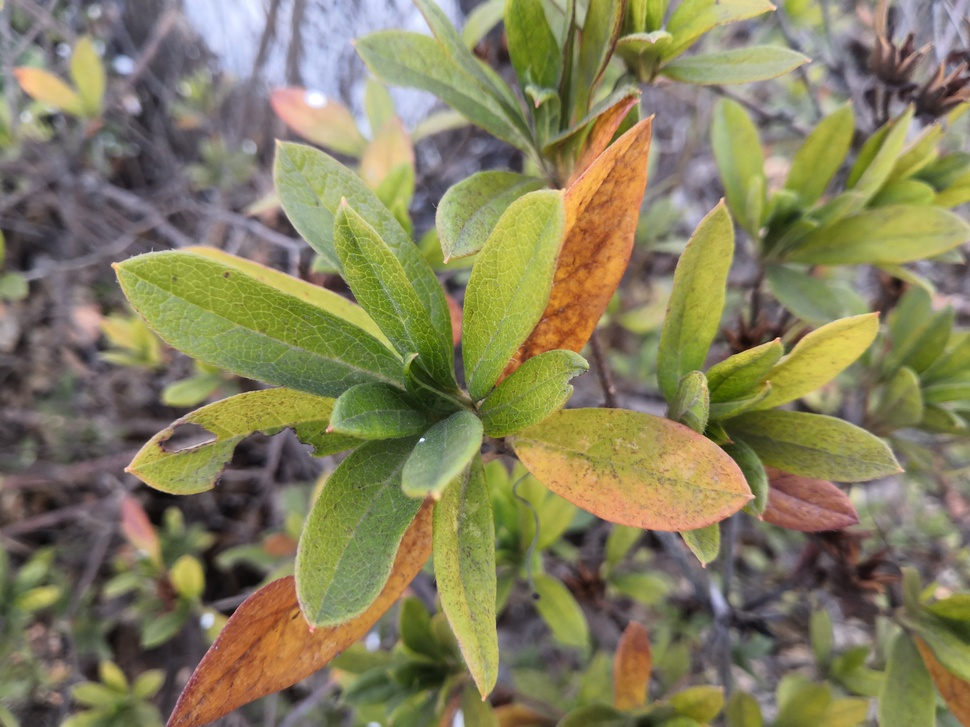
#> input picture water_and_fertilizer_CV/pyqt_project/最后完整的代码/dujuan_1.jpg, 970 x 727 px, shrunk from 4608 x 3456 before the run, found by its file name
$ jupyter execute '灰度变换.ipynb'
#> lines starting #> are read from the running program, lines starting #| are printed output that depends on the picture
## 灰度变换

https://baike.baidu.com/item/%E7%81%B0%E5%BA%A6%E5%8F%98%E6%8D%A2/20868243?fr=aladdin

### 定义

一般成像系统只具有一定的亮度响应范围，亮度的最大值与最小值之比称为对比度。

由于成像系统的限制，常出现对比度不足的弊病，使人眼观看图像时视觉效果很差。

灰度变换是指根据某种目标条件按一定变换关系**逐点改变源图像中每一个像素灰度值**的方法。

**目的是为了改善画质，使图像的显示效果更加清晰**。

图像的灰度变换处理是图像增强处理技术中的一种非常基础、直接的空间域图像处理方法，也是图像数字化软件和图像显示软件的一个重要组成部分。

从图像输入装置得到的图像数据，以从白到黑的不同灰度表示，各个像素与某一灰度值相对应。

假设源图像像素的灰度值D=f(x, y)，处理后图像像素的灰度值D’=g(x, y)，则灰度变换可表示为 ：g(x, y)=T [f(x, y)] ，

其中，**函数T(D)称为灰度变换函数，主要表示了输入灰度值和输出灰度值之间的转换关系**。

灰度变换主要针对独立的像素点进行处理，通过改变原始图像数据所占据的灰度范围而使图像在视觉上得到良好的改变。

如果选择的灰度变换函数不同，即使是同一图像也会得到不同的结果。

因此，选择灰度变换函数应该根据图像的性质和处理的目的来决定。选择的标准是经过灰度变换后，像素的动态范围增加，图像的对比度扩展，使图像变得更加清晰、细腻，容易识别。

采用灰度变换法对图像进行处理可以大大改善图像的视觉效果。

**灰度变换法可以分为线性变换和非线性变换**。

### 灰度线性变换

### 线性变换

在曝光度不足或过度的情况下，图像灰度可能会局限在一个很小的范围内。

这时在显示器上看到的将是一个模糊不清、没有灰度层次的图像。

用一个线性单值函数，对图像内的每一个像素做线性扩展，将有效地改善图像视觉效果。

假定源图像f(x, y)的灰度范围为[a, b]，希望变换后图像g(x, y)的灰度范围扩展至[c, d]，则线性变换可表示为

g(x,y)=(d-c)/(b-a)×(f(x,y)-a)+c

由此可见，对输入图像灰度做线性扩张或压缩，映射函数为一个直线方程，该线性灰度变换函数是一个一维线性函数，如右图所示。

若图像总的灰度级数为L，其中大部分像素的灰度级分布在[a，b]，小部分像素的灰度级超出了此区间，则可以在[a，b]区间内作线性变换，

超出此区间的灰度可以变换为常数或保持不变，见下式：

### 分段线性变换

增强图像对比度实际是增强图像中各部分之间的反差，往往通过增加图像中两个灰度值间的动态范围来实现，有时也称其为对比度拉伸。

为了突出感兴趣的灰度区间，相对抑制那些不感兴趣的灰度区间，可采用分段线性变换。

常用的三段线性变换如又图所示，L表示图像总的灰度级数，其数学表达式如下，[]

通过调整折线拐点的位置及控制分段直线的斜率，可对任一灰度区间进行扩展或压缩

### 非线性变换

当某图像的像素集中于中间灰度部分，而其他部分的像素很少时，如果只想仔细地分析图像的某一部分，也就是对图像的那部分增强，我们可以压缩像素少的部分，扩展像素数集中的部分。

典型的非线性变换函数有幂函数、对数函数、指数函数、阈值函数、多值量化函数、窗口函数等。

阈值函数、多值量化函数、窗口函数如右图所示[]，r和s分别为变换前后图像的灰度。

实际上它们都可以归为阈值函数，即把某个灰度范围映射为一个固定的灰度值，目的是为了突出感兴趣的区域。

### OpenCV--Python 图像增强（线性变换，直方图正规化，伽马变换，全局直方图均衡化，限制对比度的自适应直方图均衡化）

https://blog.csdn.net/m0_38007695/article/details/82718107?ops_request_misc=%25257B%252522request%25255Fid%252522%25253A%252522161017788916780269888163%252522%25252C%252522scm%252522%25253A%25252220140713.130102334.pc%25255Fall.%252522%25257D&request_id=161017788916780269888163&biz_id=0&utm_medium=distribute.pc_search_result.none-task-blog-2~all~first_rank_v2~hot_rank-4-82718107.first_rank_v2_pc_rank_v29&utm_term=opencv%20python%20%E7%81%B0%E5%BA%A6%E5%8F%98%E6%8D%A2

图像增强主要解决由于图像的灰度级范围较小造成的对比度较低的问题，目的就是**将输出图像的灰度级放大到指定的程度，使得图像中的细节看起来增加清晰**。

对比度增强有几种常用的方法，如**线性变换、分段线性变换、伽马变换、直方图正规化、直方图均衡化、局部自适应直方图均衡化**等。

### 1.灰度直方图

在讲解图像增强的方法之前先来认识一下灰度直方图，灰度直方图是图像灰度级的函数，用来描述每个灰度级在图像矩阵中的像素个数或者占有率。

接下来使用程序实现直方图：

[cell 1]
import cv2 as cv
import numpy as np
import matplotlib.pyplot as plt

def calcGrayHist(I):
    # 计算灰度直方图
    h, w = I.shape[:2]
    grayHist = np.zeros([256], np.uint64)
    for i in range(h):
        for j in range(w):
            grayHist[I[i][j]] += 1
    return grayHist

img = cv.imread("dujuan_1.jpg", 0)
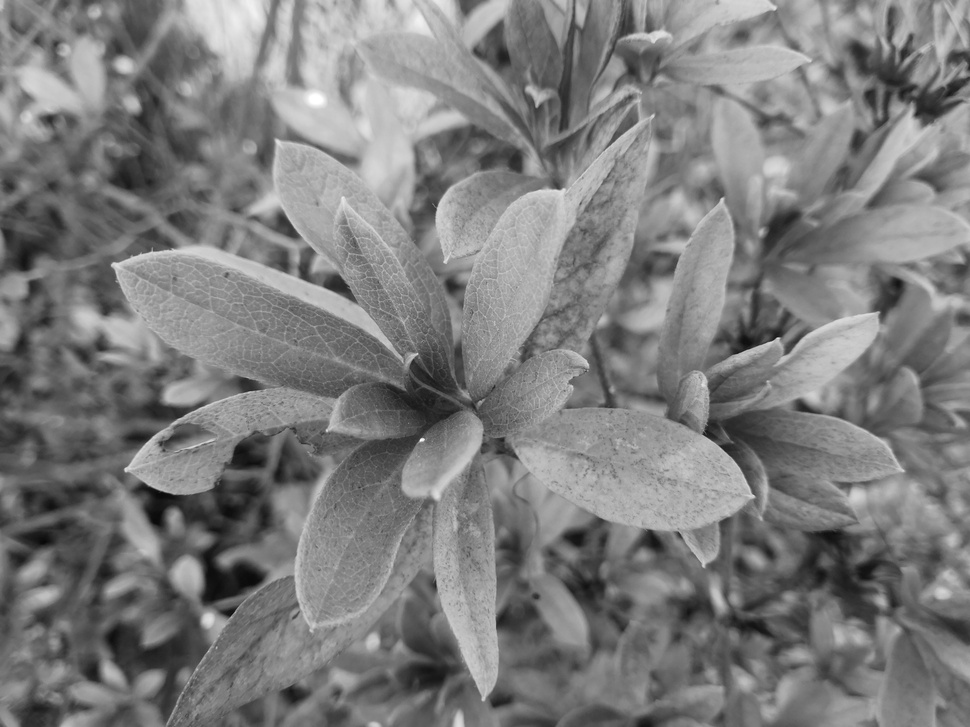
#> img: shape (727, 970); min 7, max 255, mean 125.1
grayHist = calcGrayHist(img)
#> grayHist = 256 values, max 6937 at index 120, min 0 at index 0, mean 2754.6
x = np.arange(256)
# 绘制灰度直方图
plt.plot(x, grayHist, 'r', linewidth=2, c='black')
plt.xlabel("gray Label")
plt.ylabel("number of pixels")
plt.show()
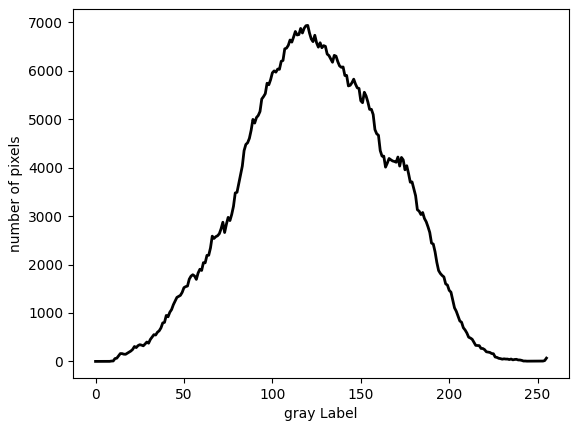
#> figure drawn by matplotlib, 1 panel; curve peaks at x = 120, y = 6937
# cv.imshow("img", img)
# cv.waitKey()

图像的对比度是通过灰度级范围来度量的，而灰度级范围可通过观察灰度直方图得到，灰度级范围越大代表对比度越高；

反之对比度越低，低对比度的图像在视觉上给人的感觉是看起来不够清晰，

所以通过算法调整图像的灰度值，从而调整图像的对比度是有必要的。

最简单的一种对比度增强的方法是通过灰度值的线性变换实现的。

### 2.线性变换

假设输入图像为I，宽为W，高为H，输出图像记为O，图像的线性变换可以用以下公式定义：

        O(r,c) = a * I(r,c) + b, 0<= r<H,0\<= c<W

    如下图所示，当a=1，b=0时，O为I的一个副本；

    如果a>1，则输出图像O的对比度比I有所增大；

    如果0<a<1，则O的对比度比I有所减小。

    而b值的改变，影响的是输出图像的亮度，

    当b>0时，亮度增加；

    当b<0时，亮度减小。下面代码实现：

[cell 2]
import numpy as np
a = np.array([[0, 200], [23, 4]], np.uint8)
b = 2 * a
print(b.dtype)
print(b)

在上面代码中，输入的是一个uint8类型的ndarray，用数字2乘以该数组，返回的ndarray的数据类型是uint8。

注意输出第0行第1列，200×2应该等于400，但是400超出了uint8的数据范围，Numpy是通过模运算归到uint8范围的，即400%256=144，从而转换成uint8类型。

如果将常数2改为2.0，虽然这个常数只是整型和浮点型的区别，但是结果却不一样。代码如下：

[cell 3]
import numpy as np
a = np.array([[0, 200], [23, 4]], np.uint8)
b = 2.0 * a
print(b.dtype)
print(b)

可以发现返回的ndarray的数据类型变成了float64，也就是说，相乘的常数是2和2.0会导致返回的ndarray的数据类型不一样，就会造成200×2的返回值是144，而200×2.0的值却是400；

而对8位图进行对比度增强来说，线性变换计算出的输出值可能要大于255，需要将这些值截断为255，而不是取模运算，所以不能简单地只是用“*”运算来实现线性变换。具体代码如下：

[cell 4]
import cv2 as cv
import numpy as np
import matplotlib.pyplot as plt

# 绘制直方图函数
def grayHist(img):
    h, w = img.shape[:2]
    pixelSequence = img.reshape([h * w, ])
    numberBins = 256
    histogram, bins, patch = plt.hist(pixelSequence, numberBins,
                                      facecolor='black', histtype='bar')
    plt.xlabel("gray label")
    plt.ylabel("number of pixels")
    plt.axis([0, 255, 0, np.max(histogram)])
    plt.show()

img = cv.imread("dujuan_1.jpg", 0)
out = 2.0 * img
# 进行数据截断，大于255的值截断为255
out[out > 255] = 255
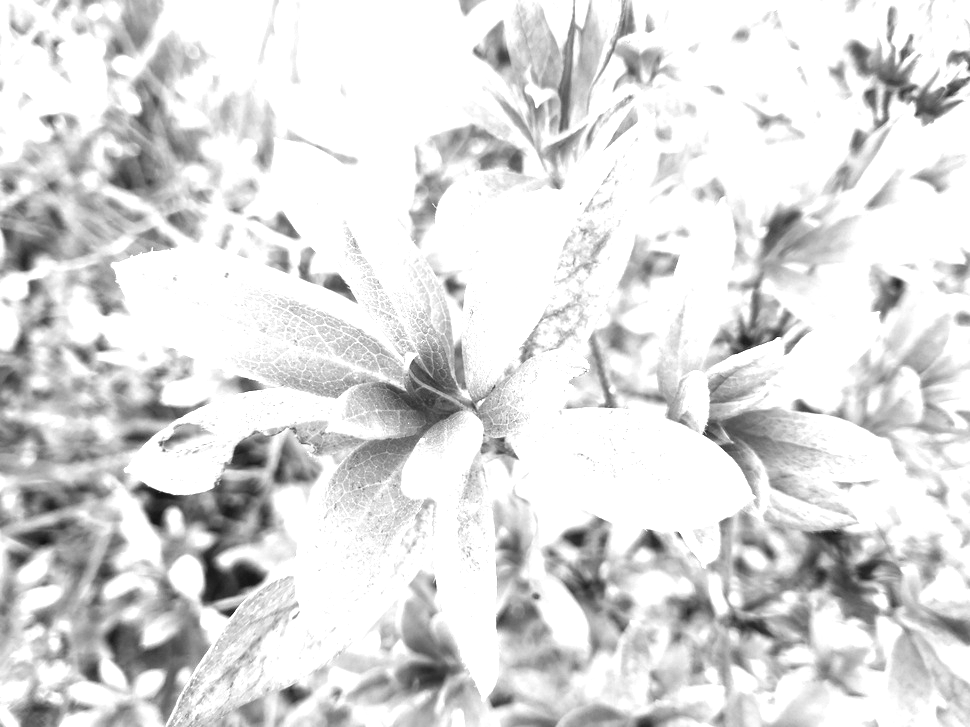
#> out: shape (727, 970) float64; min 14, max 255, mean 220.1
# 数据类型转换
out = np.around(out)
out = out.astype(np.uint8)
# 分别绘制处理前后的直方图
# grayHist(img)
# grayHist(out)

cv.namedWindow("dujuan_input", 0)

cv.resizeWindow("dujuan_input", 600, 600)

cv.namedWindow("dujuan_out", 0)

cv.resizeWindow("dujuan_out", 600, 600)

cv.imshow("dujuan_input", img)

cv.imshow("dujuan_out", out)

cv.waitKey()

以上线性变换是对整个灰度级范围使用了相同的参数，有的时候也需要针对不同灰度级范围进行不同的线性变换，

这就是常用的分段线性变换，经常用于降低较亮或较暗区域的对比度来增强灰度级处于中间范围的对比度，

或者压低中间灰度级处的对比度来增强较亮或者较暗区域的对比度。

从下图（a）的灰度直方图（b）可以看出，图像的灰度主要集中在 [100,150]之间，可以通过以下分段线性变换将主要的灰度级拉伸到[50,230]，结果如图（c）所示，对比度拉伸后显然比原图能够更加清晰地看到更多的细节。

【图见原文】

[cell 5]
img = cv.imread("dujuan_1.jpg", 0)
img = cv.resize(img, None, fx=0.3, fy=0.3)
#> img: shape (218, 291)
h, w = img.shape[:2]
#> h = 218; w = 291
out = np.zeros(img.shape, np.uint8)
for i in range(h):
    for j in range(w):
        pix = img[i][j]
        if pix < 50:
            out[i][j] = 0.5 * pix
        elif pix < 150:
            out[i][j] = 3.6 * pix - 310
        else:
            out[i][j] = 0.238 * pix + 194
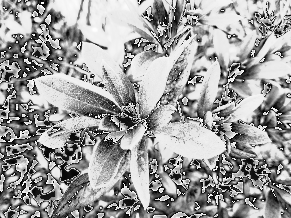
#> out: shape (218, 291); min 0, max 254, mean 157.4
        # 数据类型转换
out = np.around(out)
out = out.astype(np.uint8)
# grayHist(img)
# grayHist(out)

cv.namedWindow("dujuan_input", 0)

cv.resizeWindow("dujuan_input", 600, 600)

cv.namedWindow("dujuan_out", 0)

cv.resizeWindow("dujuan_out", 600, 600)

cv.imshow("dujuan_input", img)

cv.imshow("dujuan_out", out)


cv.waitKey()

线性变换的参数需要根据不同的应用及图像自身的信息进行合理的选择，可能需要进行多次测试，所以选择合适的参数是相当麻烦的。

直方图正规化就是基于当前图像情况自动选取a和b的值的方法，下面介绍这种方法。

### 3.直方图正规化

假设输入图像为I，宽为W，高为H，I(r,c)代表I的第r行第c列的灰度值，

将I中出现的最小灰度级记为I_{min}，最大灰度级记为I_{max}，

即I(r,c) 属于 [I_{min},I_{max}]，为使输出图像O的灰度级范围为 [O_{min},O_{max}]，I(r,c)和O(r,c)做以下映射关系：

O(r,c) = (O_{max}-O_{min})/(I_{max}-I_{min})×(I(r,c)-I_{min}) + O_{min},  0<=r<H,0\<=c<W

这个过程就是直方图正规化，直方图正规化是一种自动选取a和b的值的线性变换方法，其中

a = (O_{max}-O_{min})/(I_{max}-I_{min}),b=O_{min}-(O_{max}-O_{min})/(I_{max}-I_{min})×I_{min}

下面使用Python代码实现直方图正规化：

[cell 6]
import cv2 as cv

import numpy as np

img = cv.imread("dujuan_1.jpg", 0)
# 计算原图中出现的最小灰度级和最大灰度级
# 使用函数计算
Imin, Imax = cv.minMaxLoc(img)[:2]
#> Imin = 7; Imax = 255
# 使用numpy计算
# Imax = np.max(img)
# Imin = np.min(img)
Omin, Omax = 0, 255
# 计算a和b的值
a = float(Omax - Omin) / (Imax - Imin)
#> a = 1.03
b = Omin - a * Imin
#> b = -7.2
out = a * img + b
#> out: shape (727, 970) float64
out = out.astype(np.uint8)

cv.namedWindow("dujuan_input", 0)

cv.resizeWindow("dujuan_input", 600, 600)

cv.namedWindow("dujuan_out", 0)

cv.resizeWindow("dujuan_out", 600, 600)

cv.imshow("dujuan_input", img)

cv.imshow("dujuan_out", out)

cv.waitKey()

代码中计算原图中出现的最小灰度级和最大灰度级可以使用OpenCV提供的函数

minVal, maxVal, minLoc, maxLoc  = cv.minMaxLoc(src[, mask])

返回值分别为：最小值，最大值，最小值的位置索引，最大值的位置索引。

正规化函数normalize: dst=cv.normalize(src, dst[, alpha[, beta[, norm_type[, dtype[, mask]]]]])

使用函数normalize对图像进行对比度增强时，经常令参数norm_type=NORM_MINMAX，此函数内部实现和咱们上边讲的计算方法是相同的，参数alpha相当于O_{max}，参数beta相当于O_{min}。

注意，使用normalize可以处理多通道矩阵，分别对每一个通道进行正规化操作。

使用该函数的代码如下，实现结果和上边是相同的：

[cell 7]
img = cv.imread("dujuan_1.jpg", 0)
out = np.zeros(img.shape, np.uint8)
cv.normalize(img, out, 255, 0, cv.NORM_MINMAX, cv.CV_8U)

cv.namedWindow("dujuan_input", 0)

cv.resizeWindow("dujuan_input", 600, 600)

# [7 lines of commented-out code are left out]

cv.waitKey()

### 4.伽马变换

假设输入图像为I，宽为W，高为H，首先将其灰度值归一化到[0,1]范围，对于8位图来说，除以255即可。

I(r,c)代表归一化后的第r行第c列的灰度值，输出图像记为O，伽马变换就是O(r,c) = I(r,c)^\gamma,0\leqslant r<H,0\leqslant c<W。当\gamma =1时，图像不变。

如果图像整体或者感兴趣区域较暗，则令0<\gamma <1可以增加图像对比度；

相反，如果图像整体或者感兴趣区域较亮，则令\gamma >1可以降低图像对比度。

图像的伽马变换实质上是对图像矩阵中的每一个值进行幂运算，Numpy提供的幂函数power实现了该功能，

代码实现如下：

[cell 8]
img = cv.imread("dujuan_1.jpg", 0)
# 图像归一化
fi = img / 255.0
# 伽马变换
gamma = 0.4
out = np.power(fi, gamma)
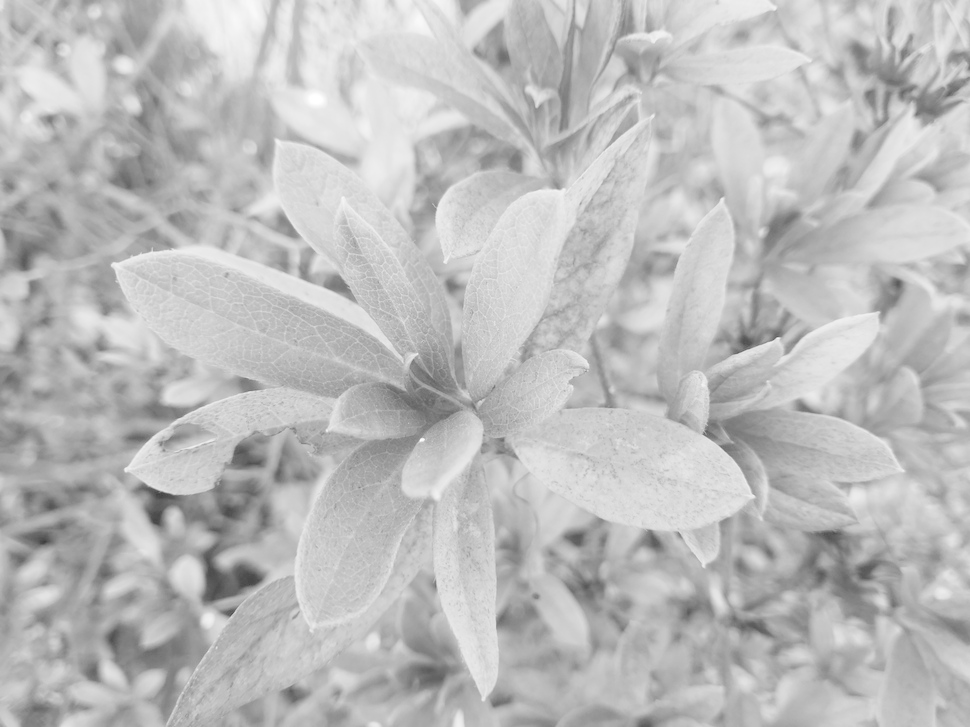
#> out: shape (727, 970) float64; min 0.237, max 1, mean 0.742

cv.namedWindow("dujuan_input", 0)

cv.resizeWindow("dujuan_input", 600, 600)

cv.namedWindow("dujuan_out", 0)

cv.resizeWindow("dujuan_out", 600, 600)

cv.imshow("dujuan_input", img)

cv.imshow("dujuan_out", out)
cv.waitKey()

伽马变换在提升对比度上有比较好的效果，但是需要手动调节\gamma值。下面介绍一种利用图像的直方图自动调节图像对比度的方法。

### 5.全局直方图均衡化

对于直方图均衡化的实现主要分为四个步骤：

1、计算图像的灰度直方图

2、计算灰度直方图的累加直方图

3、输入灰度级和输出灰度级之间的映射关系

4、根据映射关系循环输出图像的每一个像素的灰度级

其中的映射关系是：q=\frac{\sum_{k=0}^{p}hist_{I}(k)}{H*W}*256-1，其中q为输出的像素，p为输入的像素。可以这么理解，
\frac{\sum_{k=0}^{p}hist_{I}(k)}{H*W}这一项相当于是灰度直方图的累加概率直方图(范围在0~1之间)，再将此范围放大至0~255之间便得到输出图像的像素。下面使用程序来实现：

【文章代码不全】

### 6.限制对比度的自适应直方图均衡化

自适应直方图均衡化首先将图像划分为不重叠的区域块，然后对每一个块分别进行直方图均衡化。

显然，在没有噪声影响的情况下，每一个小区域的灰度直方图会被限制在一个小的灰度级范围内；

但是如果有噪声，每一个分割的区域块执行直方图均衡化后，噪声会被放大。

为了避免出现噪声这种情况，提出了“限制对比度”(Contrast Limiting)，如果直方图的bin超过了提前预设好的“限制对比度”，那么会被裁剪，然后将裁剪的部分均匀分布到其他的bin，这样就重构了直方图。

下面介绍OpenCV实现的限制对比度的自适应直方图均衡化函数，

[cell 9]
img = cv.imread("dujuan_1.jpg", 0)
img = cv.resize(img, None, fx=0.5, fy=0.5)
#> img: shape (364, 485)
# 创建CLAHE对象
clahe = cv.createCLAHE(clipLimit=2.0, tileGridSize=(8, 8))
# 限制对比度的自适应阈值均衡化
dst = clahe.apply(img)
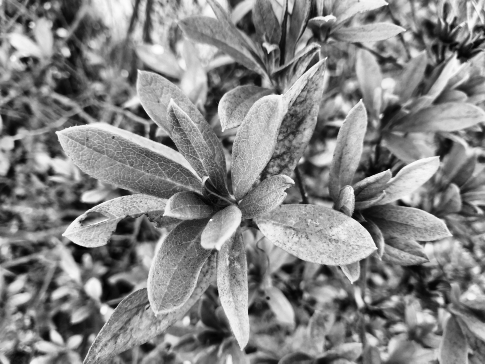
#> dst: shape (364, 485); min 2, max 255, mean 132.3
# 使用全局直方图均衡化
equa = cv.equalizeHist(img)
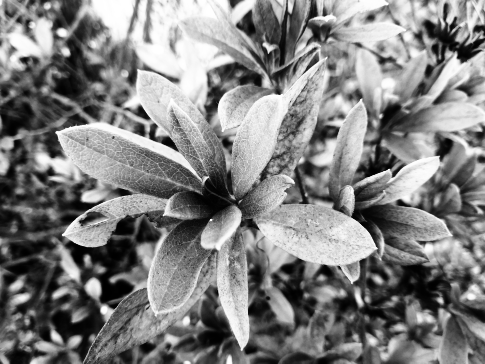
#> equa: shape (364, 485); min 0, max 255, mean 128.3
# 分别显示原图，CLAHE，HE

cv.namedWindow("dujuan_input", 0)

cv.resizeWindow("dujuan_input", 600, 600)

cv.namedWindow("dujuan_dst", 0)

cv.resizeWindow("dujuan_dst", 600, 600)

cv.namedWindow("dujuan_equa", 0)

cv.resizeWindow("dujuan_equa", 600, 600)

cv.imshow("dujuan_input", img)

cv.imshow("dujuan_dst", dst)

cv.imshow("dujuan_equa", equa)


cv.waitKey()
